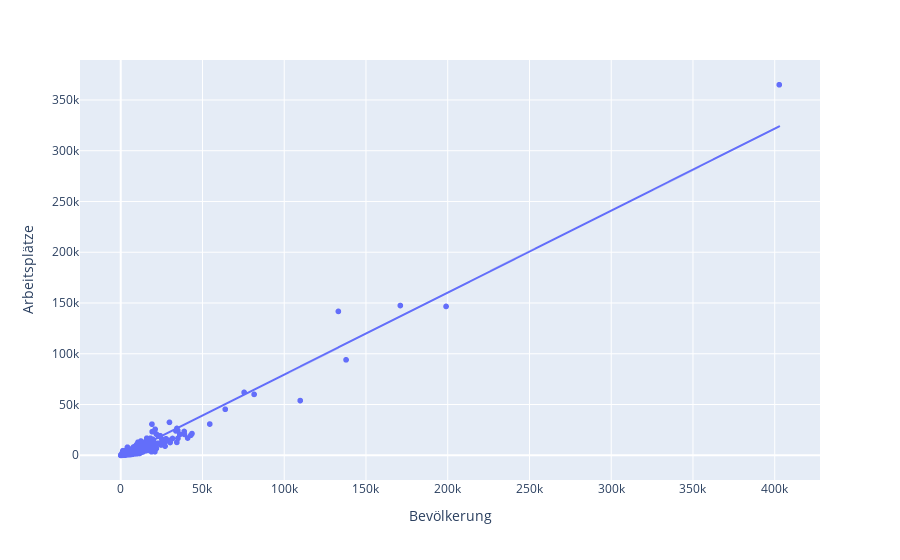

This figure's notebook cell:
### Code cell
# Interaktive Grafik (Scatterplot mit Regressionslinie)
import pandas as pd
import plotly.express as px

df_str_korr = df_str.dropna()
fig = px.scatter(df_str_korr, x='Bevölkerung', y='Arbeitsplätze', trendline="ols")
fig.show()

### Figure 1 — Plotly figure (JSON) as saved in the notebook; plotly's stock layout.template omitted (floating-point values rounded to 4 significant figures; data arrays with more than 128 entries replaced by an {"elided": "..."} marker saying what was removed)
{"data": [{"hoverlabel": {"namelength": 0}, "hovertemplate": "Bevölkerung=%{x}<br>Arbeitsplätze=%{y}", "legendgroup": "", "marker": {"color": "#636efa", "symbol": "circle"}, "mode": "markers", "name": "", "showlegend": false, "type": "scattergl", "x": {"elided": "2215 int values"}, "xaxis": "x", "y": {"elided": "2215 float values"}, "yaxis": "y"}, {"hoverlabel": {"namelength": 0}, "hovertemplate": "<b>OLS trendline</b><br>Arbeitsplätze = 0.807569 * Bevölkerung + -1255.479281<br>R<sup>2</sup>=0.948460<br><br>Bevölkerung=%{x}<br>Arbeitsplätze=%{y} <b>(trend)</b>", "legendgroup": "", "marker": {"color": "#636efa", "symbol": "circle"}, "mode": "lines", "name": "", "showlegend": false, "type": "scattergl", "x": {"elided": "2215 int values"}, "xaxis": "x", "y": {"elided": "2215 float values"}, "yaxis": "y"}], "layout": {"legend": {"tracegroupgap": 0}, "margin": {"t": 60}, "xaxis": {"anchor": "y", "domain": [0, 1], "title": {"text": "Bevölkerung"}}, "yaxis": {"anchor": "x", "domain": [0, 1], "title": {"text": "Arbeitsplätze"}}}}
